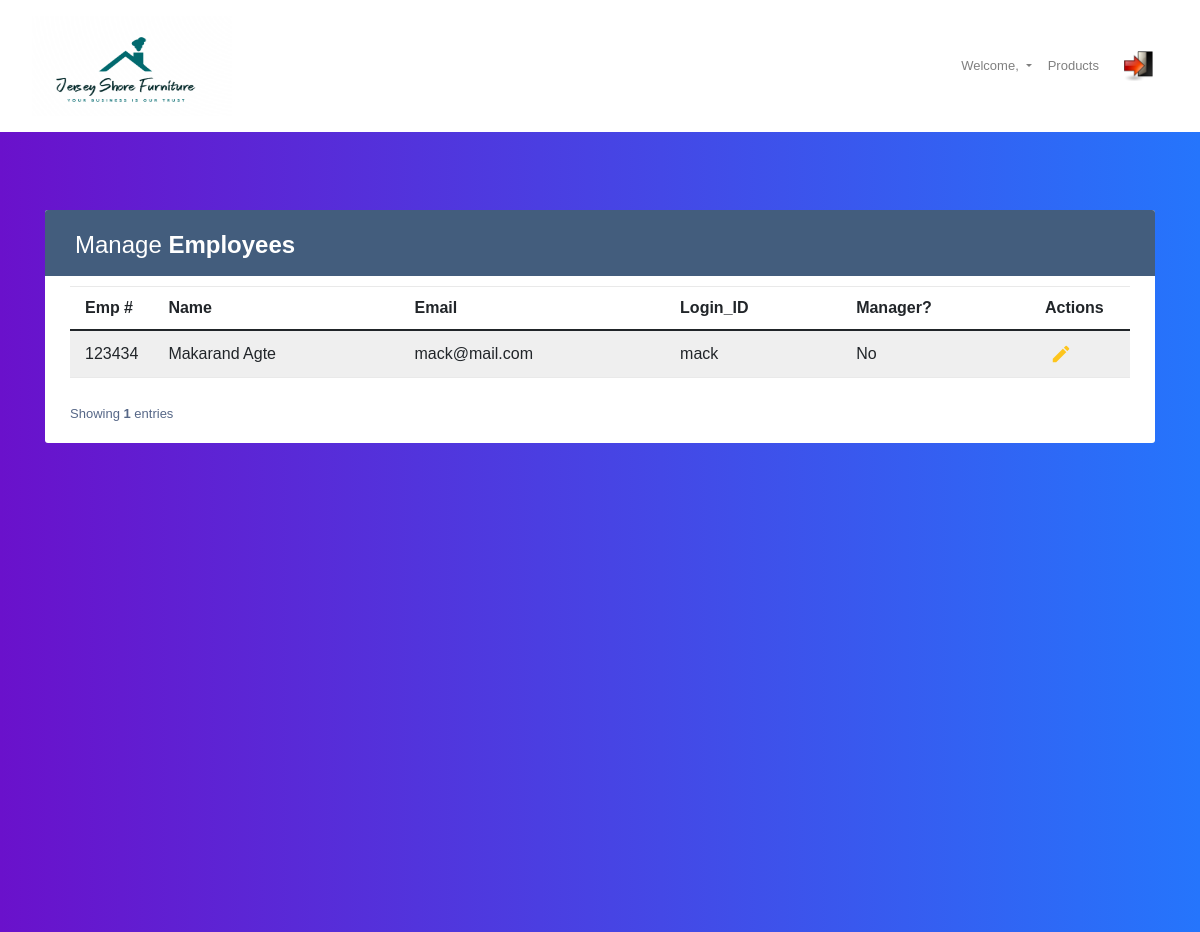
The app's page /ManageEmployees.php, older data.
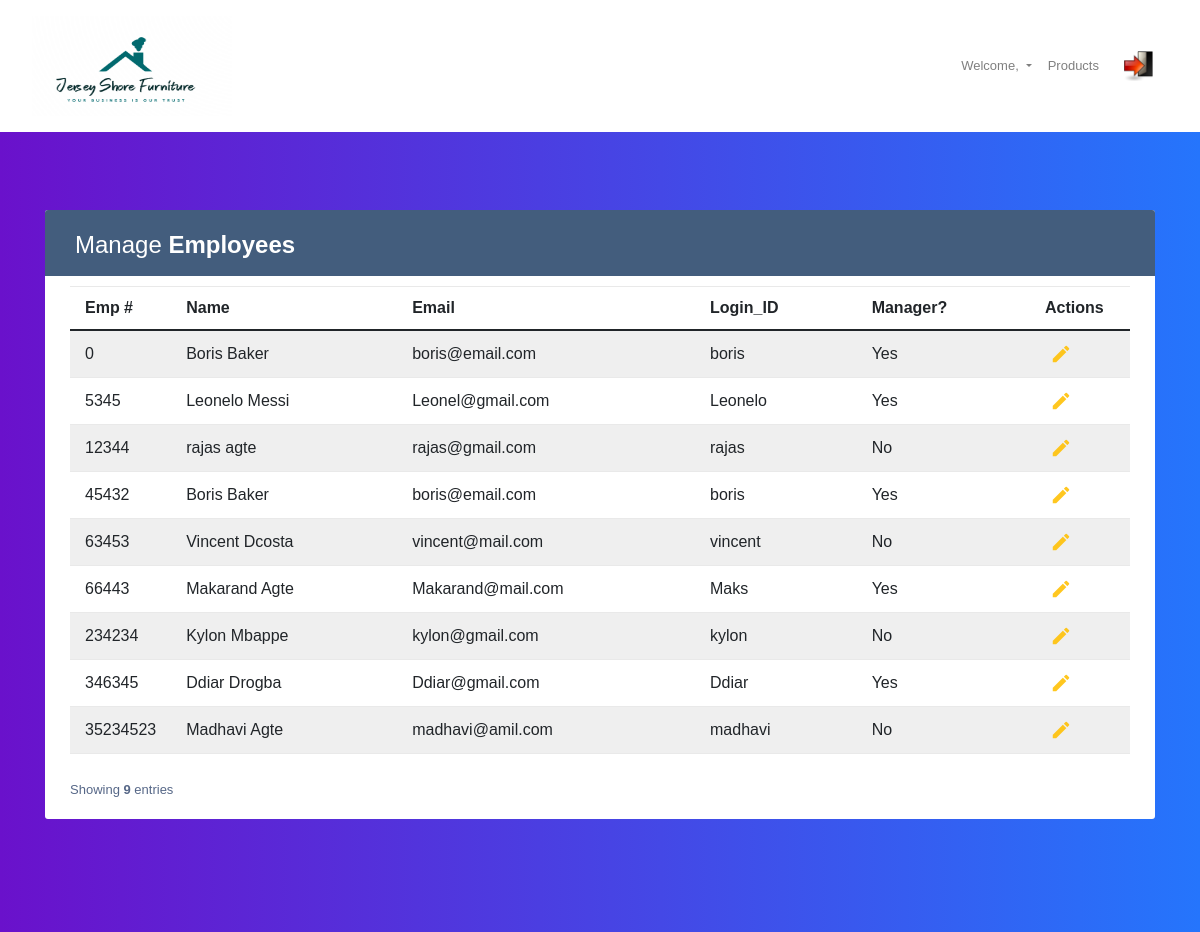
The same page, newer data.
### tables this page shows
CREATE TABLE `employee` (
  `Employee_ID` int(12) NOT NULL,
  `First_Name` varchar(200) NOT NULL,
  `Last_Name` varchar(200) NOT NULL,
  `Email` varchar(200) NOT NULL,
  `Login_ID` varchar(200) NOT NULL,
  `Password` varchar(200) NOT NULL,
  `Is_Manager` tinyint(1) NOT NULL
);

### ManageEmployees.php (the view, shortened to what this page needs)
<?php
include("config.php");
?>
<html>
<head>
    <link href="https://cdn.jsdelivr.net/npm/bootstrap@5.0.2/dist/css/bootstrap.min.css" rel="stylesheet"
>
    <link rel="stylesheet" href="https://cdn.jsdelivr.net/npm/bootstrap-icons@1.5.0/font/bootstrap-icons.css">
	<link rel="stylesheet" href="https://stackpath.bootstrapcdn.com/bootstrap/4.5.0/css/bootstrap.min.css">
<link rel="stylesheet" href="https://maxcdn.bootstrapcdn.com/font-awesome/4.7.0/css/font-awesome.min.css">
<link rel="stylesheet" type="text/css" href="https://cdn.jsdelivr.net/npm/daterangepicker/daterangepicker.css" />
</head>
    <nav class="navbar navbar-expand-lg navbar-light bg-white">
    <div>
    <a class="nav-link"> <img  src="pictures/HomeLogo.png" width='200' height='100' /></a>
   </div>
        <div class="container-fluid">
            <div class="collapse navbar-collapse" id="navbarExample01">
             	   <ul class="navbar-nav me-auto mb-2 mb-lg-0">
						<a  class="nav-link dropdown-toggle" id="navbarDropdown" data-toggle="dropdown" aria-expanded="false">
              			  Welcome, <?php echo $_SESSION['EmpName'] ?>
           				 </a>
                    <li class="nav-item">
                        <a class="nav-link" href="product_Management.php">Products</a>
                    </li>
                    </div>
                    <div>
						<?php if($_SESSION['EmpName'] != "Admin") { ?>
                    <a class="nav-link" href="customerlogin.php"> <img  src="pictures/logout.png" href="ManagerView.php" width='30' height='30' /></a>
					<?php } else { ?>
						<a class="nav-link" href="DatabaseEmployeeView.php"> <img  src="pictures/logout.png" href="DatabaseEmployeeView.php" width='30' height='30' /></a>
						<?php } ?>
                    </div>
        </div>
    </nav>
<section class="h-100 gradient-custom">
<form method="post" action="ManageEmployees.php">
  <div class="container py-5">
	<div class="table-responsive">
		<div class="table-wrapper">
			<div class="table-title">
				<div class="row">
					<div class="col-sm-6">
						<h2>Manage <b>Employees</b></h2>
					</div>
				</div>
			</div>
      <table class="table table-striped table-hover">
				<thead>
					<tr>
						<th>Emp #</th>
						<th>Name</th>
						<th>Email</th>
            			<th>Login_ID</th>
						<th>Manager?</th>
						<th>Actions</th>
					</tr>
				</thead>
        <tbody>
<?php
	$employeeSQL = "select employee_id,Concat(FIRST_name,' ',Last_name) 'Full Name',email,Login_ID,(CASE WHEN Is_Manager =1  THEN 'Yes' ELSE 'No' end) AS 'Manager' from employee";
  $query_result = mysqli_query($con, $employeeSQL);
  $total_rows = mysqli_num_rows($query_result);
  while ($row = mysqli_fetch_assoc($query_result)) {
?>
					<tr>
						<td><?php echo $row['employee_id'] ?></td>
						<td><?php echo $row['Full Name'] ?></td>
           				 <td><?php echo $row['email'] ?></td>
            				<td><?php echo $row['Login_ID'] ?></td>
            			<td><?php echo $row['Manager'];?></td>
						<td>
						<a href="employee_adding.php?empID=<?php echo $row['employee_id'] ?>" class="edit" title="Edit" data-toggle="tooltip"><i class="material-icons">&#xE254;</i></a>
					</td>
					</tr>
      <?php
  }
      ?>
      </tbody>
			</table>
			<div class="clearfix">
				<div class="hint-text">Showing  <b><?php echo $total_rows ?></b> entries</div>
			</div>
		</div>
	</div>
</div>
  </form>
</section>
</body>
</html>

Row changes from the older to the newer data that the page shows:
removed employee: Employee_ID "123434", Full "Makarand Agte", Email "mack@mail.com", Login_ID "mack", Manager "No"
added employee: Employee_ID "0", Full "Boris Baker", Email "boris@email.com", Login_ID "boris", Manager "Yes"
added employee: Employee_ID "5345", Full "Leonelo Messi", Email "Leonel@gmail.com", Login_ID "Leonelo", Manager "Yes"
added employee: Employee_ID "12344", Full "rajas agte", Email "rajas@gmail.com", Login_ID "rajas", Manager "No"
added employee: Employee_ID "45432", Full "Boris Baker", Email "boris@email.com", Login_ID "boris", Manager "Yes"
added employee: Employee_ID "63453", Full "Vincent Dcosta", Email "vincent@mail.com", Login_ID "vincent", Manager "No"
added employee: Employee_ID "66443", Full "Makarand Agte", Email "Makarand@mail.com", Login_ID "Maks", Manager "Yes"
added employee: Employee_ID "234234", Full "Kylon Mbappe", Email "kylon@gmail.com", Login_ID "kylon", Manager "No"
added employee: Employee_ID "346345", Full "Ddiar Drogba", Email "Ddiar@gmail.com", Login_ID "Ddiar", Manager "Yes"
added employee: Employee_ID "35234523", Full "Madhavi Agte", Email "madhavi@amil.com", Login_ID "madhavi", Manager "No"
Text that changed along with them:
$total_rows: "1" → "9"
